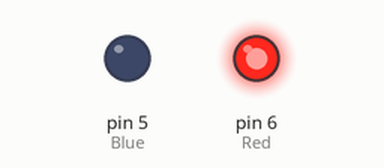
Recording of a sketch running on a simulated Arduino Uno, built with avr-gcc and run on an emulated ATmega328P. Parts: output pins drawn as LEDs (lit = HIGH).

Above: at 1.0 s.
At 5.5 s:
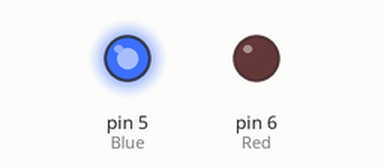
At 8.5 s:
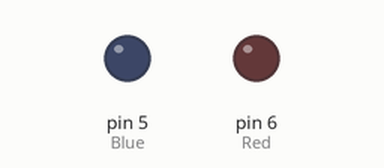
Timing chart, 0 to 11.7 s (numbered marks = the images above):
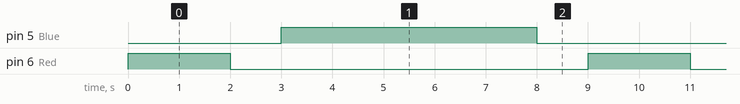

Measured:
- by itself, pin 5 (Blue): alternates HIGH for 5.0 s and LOW for 4.0 s
- by itself, pin 6 (Red): alternates HIGH for 2.0 s and LOW for 7.0 s
- by itself, everything shown: repeats every 9.0 s, in 4 steps

The sketch:

2_LED_Blink.ino
```cpp
//Dylan Sedeno 2022
//defines the pins i want to use
#define Red 6
#define Blue 5


void setup() {
  // put your setup code here, to run once:
  pinMode(Red, OUTPUT); //initializes digital pin defined for red as an output
  pinMode(Blue, OUTPUT);//initializes digital pin defined for blue as an output
}

void loop() {
  // put your main code here, to run repeatedly:
  digitalWrite(Red, HIGH); // turn the LED on
  delay(2000);// wait for a 2 seconds
  digitalWrite(Red, LOW);// turn the LED off
  delay(1000);// wait for a second
  digitalWrite(Blue, HIGH);// turn the LED on
  delay(5000);// wait for a 5 seconds
  digitalWrite(Blue, LOW);// turn the LED off
  delay(1000);// wait for a second

}
```
